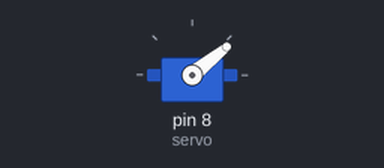
The sketch below on a simulated Arduino Uno, built with avr-gcc and run on an emulated ATmega328P. Parts: servo.

Above: at 0.4 s.
At 0.8 s:
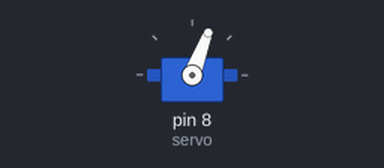
At 2.8 s:
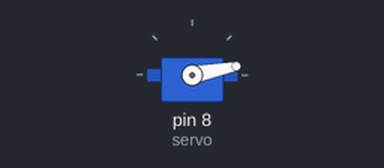
Timing chart, 0 to 4.3 s (numbered marks = the images above):
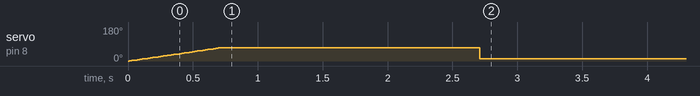

Measured:
- by itself, servo on pin 8 (servo): rises from 0° to 69° in 0.69 s, then falls to 11° in 2.0 s

The sketch:

servomotor.ino
```cpp
#include <Servo.h>

Servo servo;
int angle = 0;

void setup() {
  servo.attach(8);
  servo.write(angle);
  for(angle = 0; angle <70 ; angle++)  //modificar per trobar els angles exactes
  {
    servo.write(angle);
    delay(10);
  }
  delay(2000);

  for(angle = 70; angle > 10; angle--)
  {
    servo.write(angle);
  }
}

//al codi general-> if(color detectat){setupservo();
//un cop acabat enviar missatge que digui "càrrega entregada"

void loop()
{

}
```
